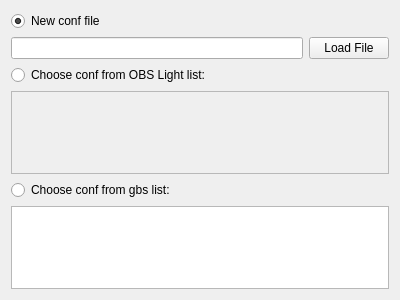
<?xml version="1.0" encoding="UTF-8"?>
<ui version="4.0">
 <class>WizardPage</class>
 <widget class="QWizardPage" name="WizardPage">
  <property name="geometry">
   <rect>
    <x>0</x>
    <y>0</y>
    <width>400</width>
    <height>300</height>
   </rect>
  </property>
  <property name="windowTitle">
   <string>WizardPage</string>
  </property>
  <property name="locale">
   <locale language="English" country="UnitedStates"/>
  </property>
  <property name="title">
   <string>File configure configuration</string>
  </property>
  <property name="subTitle">
   <string>The project conf denotes the (build) configuration of a project. http://en.opensuse.org/openSUSE:Build_Service_prjconf#Description</string>
  </property>
  <attribute name="pageId">
   <string notr="true">1</string>
  </attribute>
  <layout class="QGridLayout" name="gridLayout">
   <item row="1" column="0">
    <widget class="QRadioButton" name="addNewConfButton">
     <property name="text">
      <string>New conf file</string>
     </property>
     <property name="checked">
      <bool>true</bool>
     </property>
    </widget>
   </item>
   <item row="4" column="0" colspan="2">
    <widget class="QListWidget" name="LocalConfListWidget">
     <property name="enabled">
      <bool>false</bool>
     </property>
    </widget>
   </item>
   <item row="3" column="0">
    <widget class="QRadioButton" name="chooseConfButton">
     <property name="text">
      <string>Choose conf from OBS Light list:</string>
     </property>
    </widget>
   </item>
   <item row="2" column="0">
    <widget class="QLineEdit" name="lineEdit"/>
   </item>
   <item row="2" column="1">
    <widget class="QPushButton" name="LoadConfFileButton">
     <property name="text">
      <string>Load File</string>
     </property>
    </widget>
   </item>
   <item row="5" column="0">
    <widget class="QRadioButton" name="radioButton">
     <property name="text">
      <string>Choose conf from gbs list:</string>
     </property>
    </widget>
   </item>
   <item row="6" column="0" colspan="2">
    <widget class="QListWidget" name="listWidget"/>
   </item>
  </layout>
 </widget>
 <resources/>
 <connections>
  <connection>
   <sender>chooseConfButton</sender>
   <signal>toggled(bool)</signal>
   <receiver>LocalConfListWidget</receiver>
   <slot>setEnabled(bool)</slot>
   <hints>
    <hint type="sourcelabel">
     <x>199</x>
     <y>39</y>
    </hint>
    <hint type="destinationlabel">
     <x>199</x>
     <y>174</y>
    </hint>
   </hints>
  </connection>
 </connections>
</ui>
